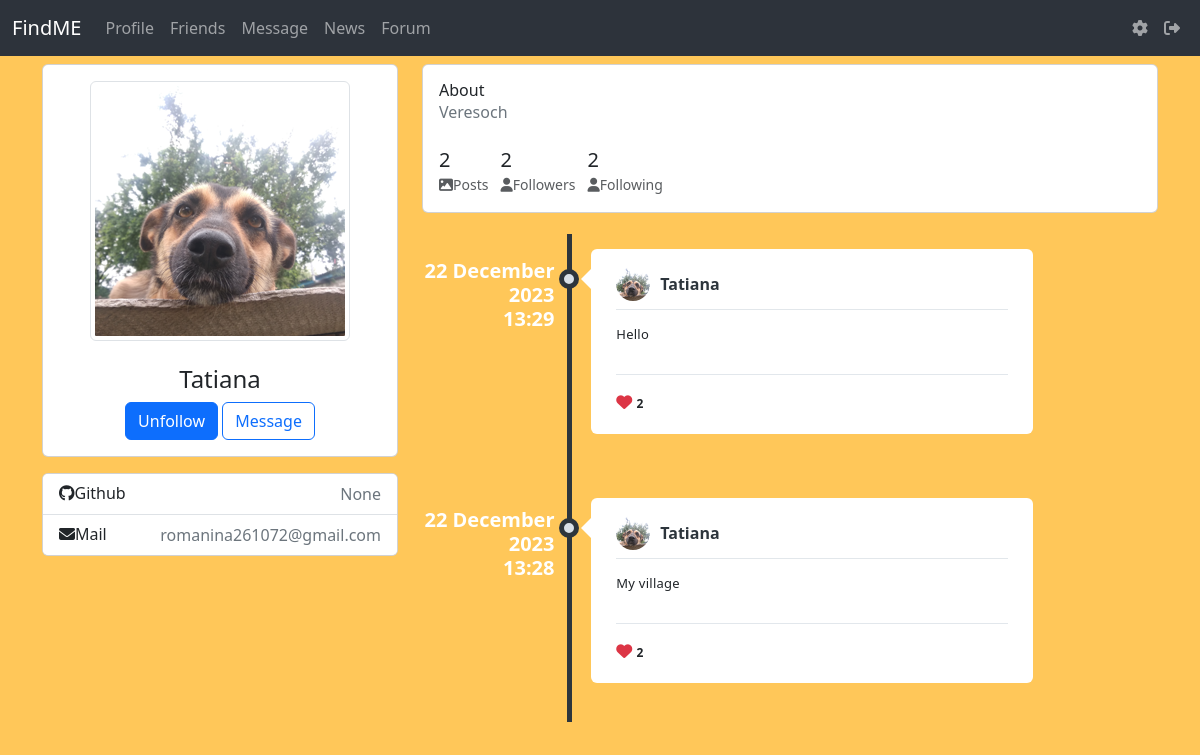
Before: /profile/Tatiana (signed in) with the older database file.
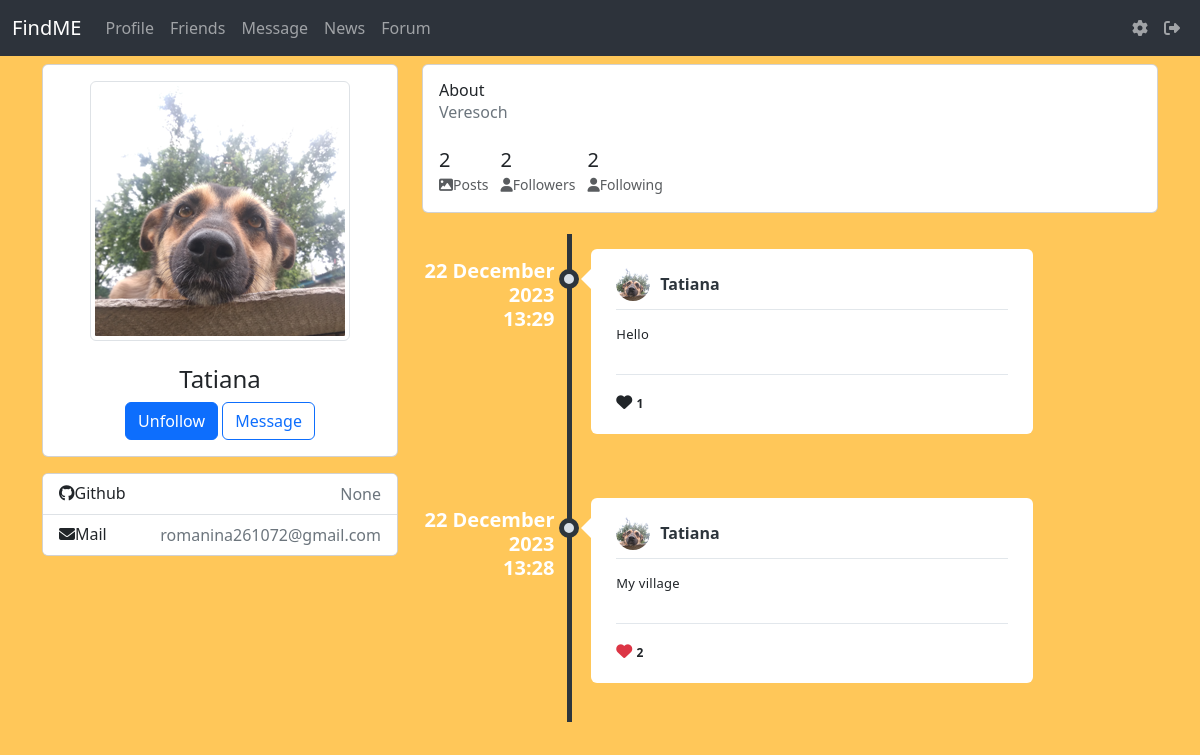
After: the same page with the newer database file.
### data/posts.py (models this page shows)
class Posts(SqlAlchemyBase):
    __tablename__ = 'posts'
    id = sqlalchemy.Column(sqlalchemy.Integer,
                           primary_key=True, autoincrement=True)
    content = sqlalchemy.Column(sqlalchemy.String, nullable=True)
    image = sqlalchemy.Column(sqlalchemy.String, nullable=True)
    likes = sqlalchemy.Column(sqlalchemy.String,
                              nullable=True, default='')
    created_date = sqlalchemy.Column(sqlalchemy.DateTime,
                                     default=datetime.datetime.now)
    user_id = sqlalchemy.Column(sqlalchemy.Integer,
                                sqlalchemy.ForeignKey("users.id"))
    user = relationship('User')

### data/users.py (models this page shows, shortened)
class User(SqlAlchemyBase, UserMixin):
    __tablename__ = 'users'
    id = sqlalchemy.Column(sqlalchemy.Integer, primary_key=True, autoincrement=True)
    name = sqlalchemy.Column(sqlalchemy.String, unique=True, nullable=True)
    about = sqlalchemy.Column(sqlalchemy.String, nullable=True, default='write about yourself')
    second_email = sqlalchemy.Column(sqlalchemy.String, nullable=True)
    github = sqlalchemy.Column(sqlalchemy.String, nullable=True)
    image = sqlalchemy.Column(sqlalchemy.String, default="default.jpg")
    email = sqlalchemy.Column(sqlalchemy.String, index=True, unique=True, nullable=True)
    followings = sqlalchemy.Column(sqlalchemy.String, nullable=True, default='')
    followers = sqlalchemy.Column(sqlalchemy.String, nullable=True, default='')
    post_count = sqlalchemy.Column(sqlalchemy.Integer, nullable=True, default=0)
    admin_check = sqlalchemy.Column(sqlalchemy.Integer, default=0)
    hashed_password = sqlalchemy.Column(sqlalchemy.String, nullable=True)
    created_date = sqlalchemy.Column(sqlalchemy.DateTime, default=datetime.datetime.now)

### main.py (the view, shortened to what this page needs)
@app.route('/profile/<string:name>', methods=['GET', 'POST'])
@login_required
def profile(name):
    db_sess = db_session.create_session()
    if current_user.is_authenticated:
        user = db_sess.query(User).filter(User.name == name).first()
        posts = db_sess.query(Posts).filter(user.id == Posts.user_id)
        number = len(list(posts))
        followings_count = user.followings.split(', ')
        if followings_count[0] == '':
            followings_count = 0
        else:
            followings_count = len(followings_count)
        followers_count = user.followers.split(', ')
        if followers_count[0] == '':
            followers_count = 0
        else:
            followers_count = len(followers_count)
    else:
        return redirect('/')
    return render_template('profile.html', posts=posts, count=number, user=user, followings_count=followings_count,
                           followers_count=followers_count)

### data/db_session.py (called while the page is built)
def create_session() -> Session:
    global __factory
    return __factory()

### main.py (called while the page is built)
@login_manager.user_loader
def load_user(user_id):
    db_sess = db_session.create_session()
    return db_sess.query(User).get(user_id)

### templates/profile.html (shortened to what the changed rows need)
{% extends "base.html" %}
{% block content %}
<div class="row gutters-sm">
    <div class="col-md-8">
        <div>
            <ul class="timeline">
                {% for item in posts|reverse%}
                <li>
                    <div class="timeline-time">
                        <span class="time" style="color: white;">{{item.created_date.strftime('%d %B %Y')}}</span>
                        <span class="time" style="color: white;">{{item.created_date.strftime('%H:%M')}}</span>
                    </div>
                    <div class="timeline-icon">
                        <a href="javascript:;"></a>
                    </div>
                    <div class="timeline-body">
                        <div class="timeline-header">
                            <span class="userimage"><img src="../static/avatars/{{user.image}}" alt=""></span>
                            <span class="username">{{user.name}}</span>
                        </div>
                        <div class="timeline-content">
                            <p>
                                {{item.content}}
                            </p>
                        </div>
                        <div class="timeline-footer">
                            <form method="post" enctype="multipart/form-data">
                                {% set list1 = item.likes.split(', ') %}
                                {% set user_id_ = current_user.id | string() %}
                                    <i
                                      class="{% if user_id_ in list1 %} fa-solid fa-heart text-danger {% else %} fa-solid fa-heart {% endif %}"
                                      id="like-button-{{item.id}}"
                                      onclick="like({{item.id}})"
                                    ></i>
                                <span class="stats-total" id="likes-count-{{item.id}}">{% if (item.likes|length) > 1 %} {{(item.likes|length)//2}} {% else %} {% if item.likes|length == '' %} {{0}} {% else %} {{1}}  {% endif %} {% endif %}</span>
                            </form>
                        </div>
                    </div>
                    <br>
                </li>
                {% endfor %}
            </ul>
        </div>
    </div>
</div>
{% endblock %}

Changed rows visible on the page:
changed Posts "Hello": value (not shown) → "1"; likes "2" → (not shown)
